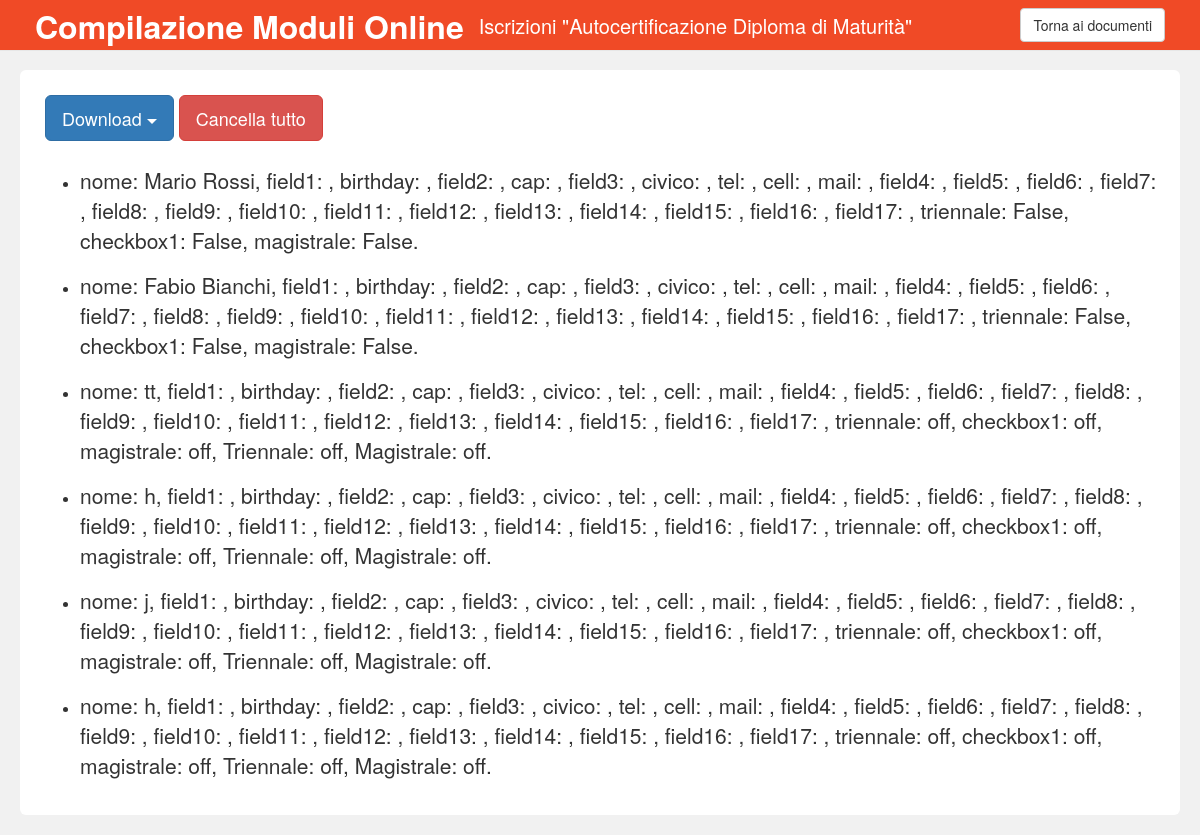
Page /form/39/iscrizioni/ (signed in) on the earlier database version.
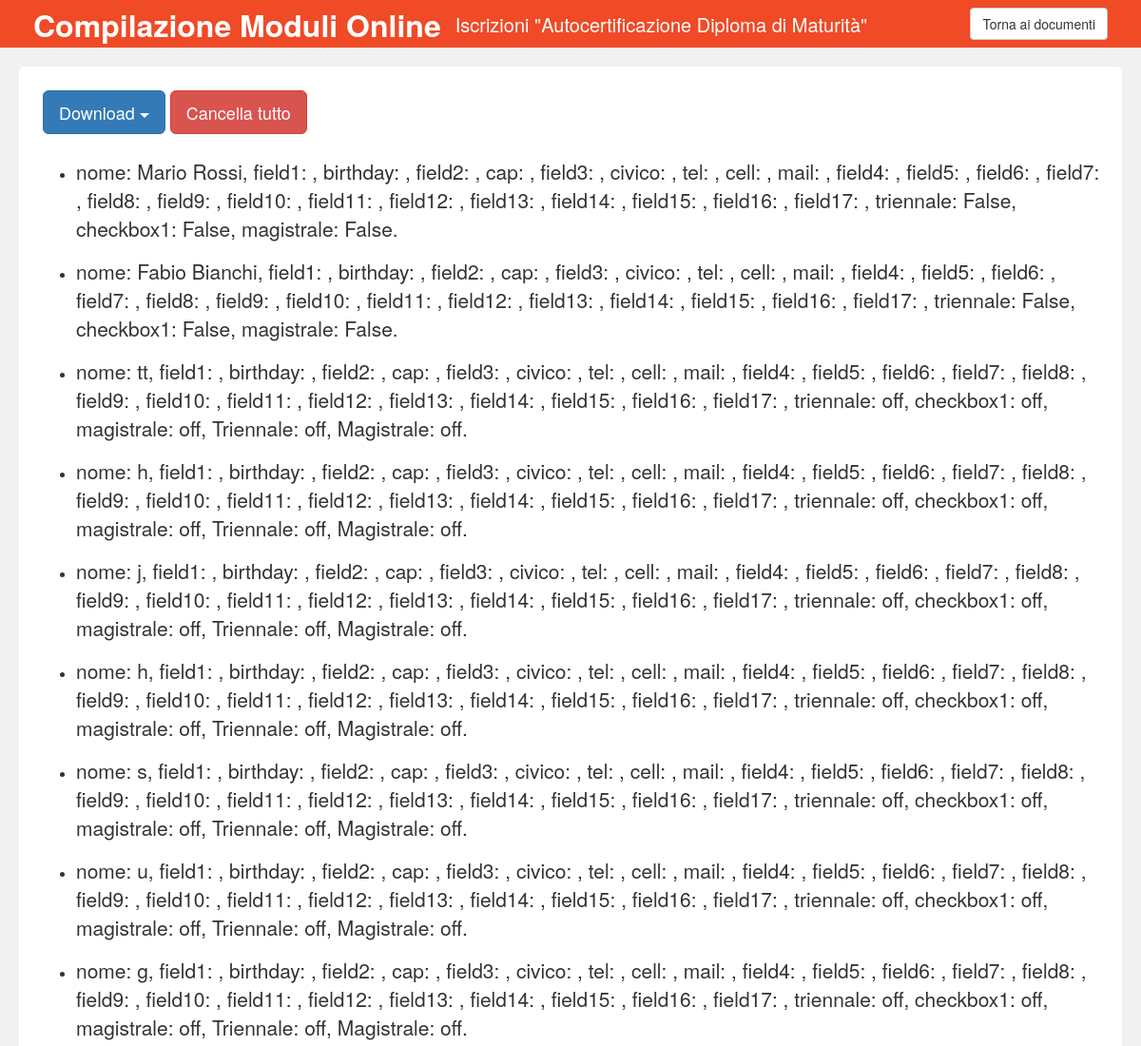
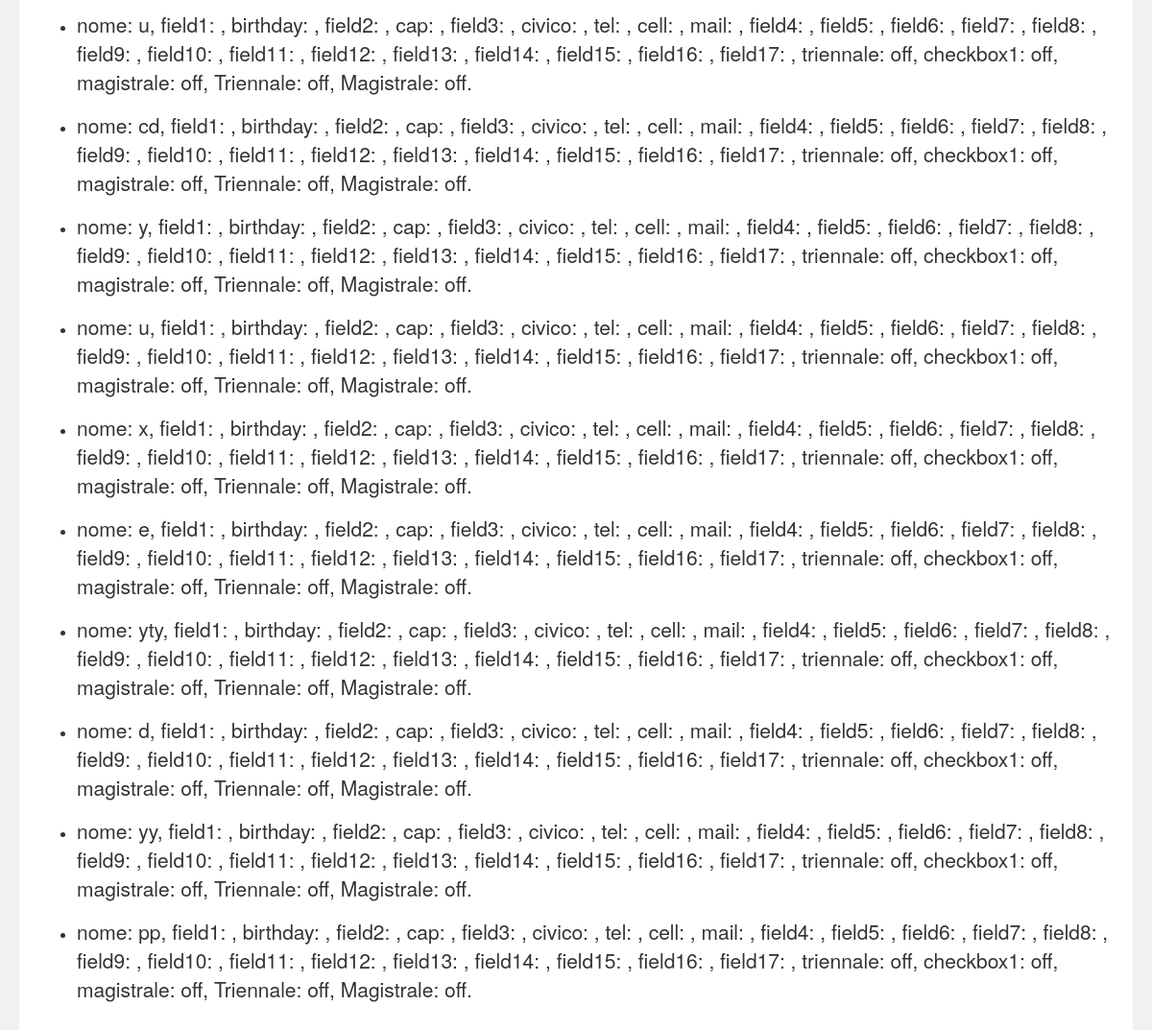
Same page on the later database version (2 pictures, top to bottom).
### form/models.py (models this page shows, shortened)
class Document(models.Model):
    titolo = models.CharField(max_length=200)
    pub_date = models.DateField('Data', null=True)
    content = RichTextUploadingField('Contenuto')
    class Meta:
        verbose_name = 'Documento'
        verbose_name_plural = 'Documenti'

class CompiledDoc(models.Model):
    document = models.ForeignKey(Document, on_delete=models.CASCADE, null=True)
    date = models.DateField(default=None, null=True)
    def __str__(self):
        string = ''
        comp_fields = CompiledField.objects.filter(compiled_doc=self)
        for cfield in comp_fields:
            string = string + str(cfield.field) + ': ' + str(cfield.content)
            if comp_fields[comp_fields.count()-1] is not cfield:
                string = string + ', '
            else:
                string = string + '.'
        return string
    class Meta:
        verbose_name = 'Documento Compilato'
        verbose_name_plural = 'Documenti Compilati'

class CompiledField(models.Model):
    field = models.ForeignKey(Field, on_delete=models.SET_NULL, null=True)
    name = models.CharField(max_length=30)
    compiled_doc = models.ForeignKey(CompiledDoc, on_delete=models.CASCADE)
    content = models.CharField(max_length=50)
    class Meta:
        verbose_name = 'Campo Compilato'
        verbose_name_plural = 'Campi Compilati'

class Field(models.Model):
    name = models.CharField(max_length=30)
    document = models.ForeignKey(Document, on_delete=models.CASCADE)
    def __str__(self):
        return str(self.name)
    class Meta:
        verbose_name = 'Campo'
        verbose_name_plural = 'Campi'

### form/views.py (the view)
# urls.py: url(r'^(?P<document_id>[0-9]+)/iscrizioni/$', views.registrations, name='registrations'),
@login_required
def registrations(request, document_id):
    document = get_object_or_404(Document, pk=document_id)
    compiled_docs = CompiledDoc.objects.filter(document=document)
    template = 'form/registrations.html'
    context = {'document': document, 'compiled_docs': compiled_docs}
    if request.method == 'POST':
        CompiledDoc.objects.filter(document=document).delete()
        return HttpResponseRedirect(reverse('form:registrations', args=(document_id,)))
    return render(request, template, context)

### form/templates/form/registrations.html (shortened to what this page needs)
{% extends "base.html" %}
{% block body %}
    <div class="container-fluid">
        <nav class="navbar navbar-default navbar-fixed-top navbartop">
            <div class="navbar-header">
                <a class="navbar-brand" href="{% url 'form:index' %}">
                    <b>Compilazione Moduli Online</b></a>
            </div>
            <div class="collapse navbar-collapse" id="bs-example-navbar-collapse-1">
                <p class="navbar-text navbar-title">Iscrizioni "{{ document.titolo }}"</p>
                <a href="{% url 'form:index' %}"><button type="button" class="btn btn-default navbar-btn navbar-right">
                    Torna ai documenti</button></a>
            </div>
        </nav>
        <div class="jumbotron largejumbo">
            {% if compiled_docs %}
                <div>
                    <form method="post">
                        <table><tr>
                            <td><div class="dropdown">
                                <button class="btn btn-primary btn-lg dropdown-toggle" type="button" id="dropdownMenu1"
                                        data-toggle="dropdown" aria-haspopup="true" aria-expanded="true">Download
                                        <span class="caret"></span>
                                </button>
                            </div></td>
                            {% if request.user.is_superuser %}
                                <td><button type="submit" class="btn btn-danger btn-lg">Cancella tutto</button></td>
                            {% endif %}
                        </tr></table>
                    </form>
                </div>
                <div class="reg">
                    <ul>
                        {% for comp_doc in compiled_docs %}
                            <li><p>{{ comp_doc }}</p></li>
                        {% endfor %}
                    </ul>
                </div>
            {% else %}
                <p>Nessuna registrazione presente.</p>
            {% endif %}
        </div>
    </div>
{% endblock %}

### templates/base.html (shortened to what this page needs)
<!DOCTYPE html>
<html lang="en">
    <head>
        {% load static %}
            <link rel="stylesheet" type="text/css" href="{% static 'form/style.css' %}" media="all" />
        {% load bootstrap3 %}
            {% bootstrap_css %}
        <link rel="stylesheet" href="https://maxcdn.bootstrapcdn.com/bootstrap/3.3.7/css/bootstrap.min.css"
>
    </head>
    <body>
        {% block body %}{% endblock %}
    </body>
</html>

### form/static/form/style.css (style rules this page uses)
body { background-color: #F1F1F1 !important; font-family: "Helvetica Neue", Helvetica, Arial, monospace, sans-serif !important; }
.navbartop { padding-right: 50px !important; padding-left: 20px !important; background-color: #F04A26 !important; }
.largejumbo { background-color: white !important; padding: 20px !important; position: fixed !important; margin-bottom: 20px !important; bottom: 0 !important; right: 20px !important; left: 20px !important; top: 70px !important; }
.reg { overflow: auto !important; position: fixed !important; right: 20px !important; left: 20px !important; margin: 20px !important; top: 145px !important; bottom: 20px !important; }
p.navbar-text { color: white !important; font-size: 16px !important; }
a.navbar-brand { color: white !important; font-size: 32px !important; }
div.container-fluid { margin-top: 70px !important; margin-bottom: 30px !important; }
p.navbar-title { font-size: 20px !important; padding: 0 !important; margin: 0 !important; margin-top: 12px !important; }
#dropdownMenu1 { margin: 5px !important; }

Differences in the rows shown:
added CompiledDoc: id.name "nome: s, field1: , birthday: , field2: , cap: , field3: , civico: , tel: , cell: , mail: , field4: , field5: , field6: , field7: , field8: , field9: , field10: , field11: , field12: , field13: , field14: , field15: , field16: , field17: , triennale: off, checkbox1: off, magistrale: off, Triennale: off, Magistrale: off."
added CompiledDoc: id.name "nome: u, field1: , birthday: , field2: , cap: , field3: , civico: , tel: , cell: , mail: , field4: , field5: , field6: , field7: , field8: , field9: , field10: , field11: , field12: , field13: , field14: , field15: , field16: , field17: , triennale: off, checkbox1: off, magistrale: off, Triennale: off, Magistrale: off."
added CompiledDoc: id.name "nome: g, field1: , birthday: , field2: , cap: , field3: , civico: , tel: , cell: , mail: , field4: , field5: , field6: , field7: , field8: , field9: , field10: , field11: , field12: , field13: , field14: , field15: , field16: , field17: , triennale: off, checkbox1: off, magistrale: off, Triennale: off, Magistrale: off."
added CompiledDoc: id.name "nome: u, field1: , birthday: , field2: , cap: , field3: , civico: , tel: , cell: , mail: , field4: , field5: , field6: , field7: , field8: , field9: , field10: , field11: , field12: , field13: , field14: , field15: , field16: , field17: , triennale: off, checkbox1: off, magistrale: off, Triennale: off, Magistrale: off."
added CompiledDoc: id.name "nome: cd, field1: , birthday: , field2: , cap: , field3: , civico: , tel: , cell: , mail: , field4: , field5: , field6: , field7: , field8: , field9: , field10: , field11: , field12: , field13: , field14: , field15: , field16: , field17: , triennale: off, checkbox1: off, magistrale: off, Triennale: off, Magistrale: off."
added CompiledDoc: id.name "nome: y, field1: , birthday: , field2: , cap: , field3: , civico: , tel: , cell: , mail: , field4: , field5: , field6: , field7: , field8: , field9: , field10: , field11: , field12: , field13: , field14: , field15: , field16: , field17: , triennale: off, checkbox1: off, magistrale: off, Triennale: off, Magistrale: off."
added CompiledDoc: id.name "nome: u, field1: , birthday: , field2: , cap: , field3: , civico: , tel: , cell: , mail: , field4: , field5: , field6: , field7: , field8: , field9: , field10: , field11: , field12: , field13: , field14: , field15: , field16: , field17: , triennale: off, checkbox1: off, magistrale: off, Triennale: off, Magistrale: off."
added CompiledDoc: id.name "nome: x, field1: , birthday: , field2: , cap: , field3: , civico: , tel: , cell: , mail: , field4: , field5: , field6: , field7: , field8: , field9: , field10: , field11: , field12: , field13: , field14: , field15: , field16: , field17: , triennale: off, checkbox1: off, magistrale: off, Triennale: off, Magistrale: off."
added CompiledDoc: id.name "nome: e, field1: , birthday: , field2: , cap: , field3: , civico: , tel: , cell: , mail: , field4: , field5: , field6: , field7: , field8: , field9: , field10: , field11: , field12: , field13: , field14: , field15: , field16: , field17: , triennale: off, checkbox1: off, magistrale: off, Triennale: off, Magistrale: off."
added CompiledDoc: id.name "nome: yty, field1: , birthday: , field2: , cap: , field3: , civico: , tel: , cell: , mail: , field4: , field5: , field6: , field7: , field8: , field9: , field10: , field11: , field12: , field13: , field14: , field15: , field16: , field17: , triennale: off, checkbox1: off, magistrale: off, Triennale: off, Magistrale: off."
added CompiledDoc: id.name "nome: d, field1: , birthday: , field2: , cap: , field3: , civico: , tel: , cell: , mail: , field4: , field5: , field6: , field7: , field8: , field9: , field10: , field11: , field12: , field13: , field14: , field15: , field16: , field17: , triennale: off, checkbox1: off, magistrale: off, Triennale: off, Magistrale: off."
added CompiledDoc: id.name "nome: yy, field1: , birthday: , field2: , cap: , field3: , civico: , tel: , cell: , mail: , field4: , field5: , field6: , field7: , field8: , field9: , field10: , field11: , field12: , field13: , field14: , field15: , field16: , field17: , triennale: off, checkbox1: off, magistrale: off, Triennale: off, Magistrale: off."
added CompiledDoc: id.name "nome: pp, field1: , birthday: , field2: , cap: , field3: , civico: , tel: , cell: , mail: , field4: , field5: , field6: , field7: , field8: , field9: , field10: , field11: , field12: , field13: , field14: , field15: , field16: , field17: , triennale: off, checkbox1: off, magistrale: off, Triennale: off, Magistrale: off."
